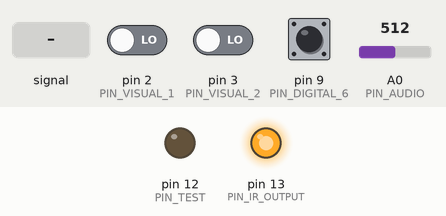
Simulated run of this sketch. Board: Arduino Uno, built for the host (arithmetic inside an expression is 32-bit, double 64-bit). On the bench: output pins drawn as LEDs (lit = HIGH). Dashed ring = blinking. Inputs (shaded band) come from the test bench; at power-on: pin 2 (PIN_VISUAL_1) LOW, pin 3 (PIN_VISUAL_2) LOW, pin 9 (PIN_DIGITAL_6) HIGH, A0 (PIN_AUDIO) = 512. What the sketch prints to the serial monitor is not drawn.

Above: at 1.2 s.
1.3 s: A0 (PIN_AUDIO) fed a 200 Hz sine of ±81 counts around its level
At 2.5 s:
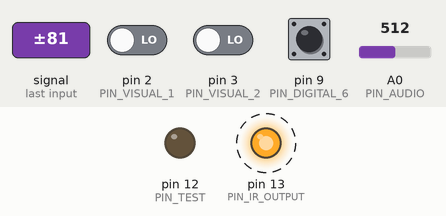
2.9 s: pin 2 (PIN_VISUAL_1) driven HIGH
Timing chart, 0 to 10.8 s (numbered marks = the images above; inputs shaded):
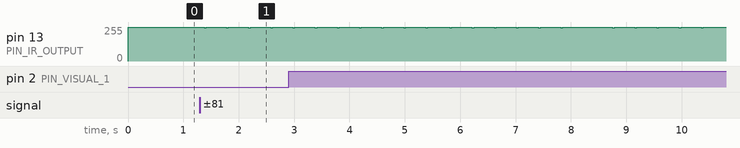

Measured:
- after the input at 1.3 s, pin 13 (PIN_IR_OUTPUT): alternates 255/255 for 0.36 s and 249/255 for 0.04 s, starting after 0.07 s

The sketch:

tx.ino
```cpp
#define DEBUG_MODE 1

// Define the pins
#define PIN_AUDIO                     A0
#define PIN_VISUAL_1                  2
#define PIN_VISUAL_2                  3
#define PIN_DIGITAL_1                 4
#define PIN_DIGITAL_2                 5
#define PIN_DIGITAL_3                  6
#define PIN_DIGITAL_4                 7
#define PIN_DIGITAL_5                 8
#define PIN_DIGITAL_6                 9
#define PIN_DIGITAL_7                 10
#define PIN_DIGITAL_8                 11
#define PIN_TEST                      12
#define PIN_IR_OUTPUT                 13

// Define the interrupts
#define ITR_VISUAL_1                  0
#define ITR_VISUAL_2                  1

// Define the audio parameters
#define ANAREF              511           // Analogue reference which corresponds to 2.5V (half of the power supply rail)
#define ANATH               560           // Analogue amplitude threshold
#define BUFSIZE             300           // Buffer size of the analogue samples
int audio_buffer[BUFSIZE];                // Buffer to store the analogue samples

// Define the ADC prescaler value
// Fadc = 16M/PS_xx. E.g. Fadc = 16M/PS_32 = 500,000 Hz
// Fsamp = Fadc/13.  E.g. Fsamp = 500,000/13 = 38 ksa/s, Tsamp = 26 us
const uint8_t PS_16 = (1 << ADPS2);
const uint8_t PS_32 = (1 << ADPS2) | (1 << ADPS0);
const uint8_t PS_64 = (1 << ADPS2) | (1 << ADPS1);
const uint8_t PS_128 = (1 << ADPS2) | (1 << ADPS1) | (1 << ADPS0);

// Define the visual parameters
uint8_t visual_marker[2] = {100, 200};

// Define the digital input parameters
uint8_t digital_curr[8] = {HIGH, HIGH, HIGH, HIGH, HIGH, HIGH, HIGH, HIGH};
uint8_t digital_prev[8] = {HIGH, HIGH, HIGH, HIGH, HIGH, HIGH, HIGH, HIGH};
uint8_t digital_marker[8] = {40, 70, 100, 130, 160, 190, 220, 250};

// Define the output parameters
#define IRFrequency           38000        // The IR emitter is operating at 38 kHz
// Settings for achieving a bit duration of 0.5 ms
#define IRDurationMicro      250           // Ideal value = 500 ms
#define NUMCOUNT             40            // Ideal value = 38 (where 76 == 1 ms)

int outPulse = LOW;                        // Status of the output pulse at pin 13
volatile int toggleCount = 0;

// Define the switch modes
#define AUDIO_MODE_LEVEL      256
#define DIGITAL_MODE_LEVEL    512
#define SERIAL_MODE_LEVEL     768
#define INPUT_MODE_DEV        128

// Declare the variable type: InputTriggerMode and the functions associated with the variable type.
// If the function declaration is not included here, the compiler will return an error: InputTriggerMode does not name a type.
enum InputTriggerMode { AUDIO_INPUT, DIGITAL_INPUT, SERIAL_INPUT };
InputTriggerMode trigger_mode;
// Declare functions related to InputTriggerMode
InputTriggerMode read_trigger_mode();

// Define the variables to store the time when a stimulus is detected
// so that we can ignore any trailing part of the stimulus (ringing or bouncing)
uint32_t test_detected = 0;
const uint32_t test_wait = 500;
uint32_t audio_detected = 0;
const uint32_t audio_wait = 500;

uint8_t visual_on = 0;
uint32_t visual_detected = 0;
const uint32_t visual_wait = 500;


void setup()
{
  Serial.begin(115200);
  output_init();
  digital_init();
  visual_init();
  //  pinMode(PIN_DIGITAL_6, INPUT_PULLUP);
  audio_init();
  Setup_timer2();
}

void loop()
{

  // Check if the momentary button attached to pin D9 was depressed (pulled to LOW)
  // D9 is designated as PIN_DIGITAL_6
  // If the button is pressed, send 100 to the IR LED
  if ((digitalRead(PIN_DIGITAL_6) == LOW) && ((millis() - test_detected) > test_wait))
  {
    Serial.println("TEST");
    writeToIR(100);
    test_detected = millis();
  }

  //  if (Serial.available())
  //  {
  //    run_serial_handler();
  //  }

  run_visual();
  run_audio();
  //  run_digital();

  /*
    //**** PERHAPS THE TRIGGER MODE IS NOT NECESSARY - JUST COMBINE AUDIO AND DIGITAL
    //**** 8X DIGITALREAD TAKES 40 US - NOT ISSUE WITH AUDIO
    //**** AUDIO TAKES 10 MS FOR BUFFERING WHICH CAN BE ISSUE WITH DIGITAL BUT DIGITAL IS HARDLY USED.
    // Determine the input mode using the analogue input A1
    trigger_mode = read_trigger_mode();
    // Generate the pulse_width according to the stimulus type
    switch(trigger_mode)
    {
      case AUDIO_INPUT:
        run_audio();
        break;
      case DIGITAL_INPUT:
        run_digital();
        break;
    }
  */
}

InputTriggerMode read_trigger_mode()
{
  int inputModeRaw = analogRead(A1);                                   // Read the raw input mode from analogue input A1
  if ( abs(inputModeRaw - AUDIO_MODE_LEVEL) < INPUT_MODE_DEV )         // Check the input mode is audio mode
  {
    return AUDIO_INPUT;
  }
  else if ( abs(inputModeRaw - DIGITAL_MODE_LEVEL) < INPUT_MODE_DEV )  // Check the input mode is digital mode
  {
    return DIGITAL_INPUT;
  }
  else if ( abs(inputModeRaw - SERIAL_MODE_LEVEL) < INPUT_MODE_DEV )  // Check the input mode is serial mode
  {
    return SERIAL_INPUT;
  }
}

void visual_init()
{
  pinMode(PIN_VISUAL_1, INPUT);
  pinMode(PIN_VISUAL_2, INPUT);
  // Set the interrupt for the visual trigger
  attachInterrupt(ITR_VISUAL_1, visual_1_handler, CHANGE);
  attachInterrupt(ITR_VISUAL_2, visual_2_handler, CHANGE);
}

void visual_1_handler()
{
  //  Serial.println("Visual 1");
  visual_on = 1;
#if DEBUG_MODE == 1
  Serial.println("Visual 1");
#endif
}
void visual_2_handler()
{
  //  Serial.println("Visual 2");
  visual_on = 2;
#if DEBUG_MODE == 1
  Serial.println("Visual 2");
#endif
}

void run_visual()
{
  if ((visual_on > 0) && ((millis() - visual_detected) > visual_wait))
  {
    writeToIR(visual_marker[visual_on - 1]);
    visual_detected = millis();
    visual_on = 0;
  }
}
void audio_init()
{
  // Initialise the ADC
  pinMode(PIN_AUDIO, INPUT);
  ADCSRA &= ~PS_128;  // remove bits set by Arduino library
  ADCSRA |= PS_32;    // set our own prescaler to 32 -> 31,250 sps (Tsamp = 32us)
  // Initialise the ADC buffer
  for (int i = 0; i < BUFSIZE; ++i)
  {
    audio_buffer[i] = 0;
  }
}

void run_audio()
{
  if ((millis() - audio_detected) > audio_wait)
  {
    // Store the most recent sample to the buffer
    //#if DEBUG_MODE == 1
    //  unsigned long ts = micros();
    //#endif
    audio_buffer[0] = analogRead(A0);
    //#if DEBUG_MODE == 1
    //  unsigned long tf = micros();
    //  Serial.println(tf-ts);
    //    Serial.println(audio_buffer[0]);
    //#endif
    // Check if the amplitude exceeds the threshold.
    // If so, an audio tone has been detected and it will start acquiring a frame of samples for analysis.
    if (audio_buffer[0] > ANATH)
    {
      //digitalWrite(testPin, HIGH);
      byte num_cross = 0;
      // Fill the buffer with the samples
      for (int n = 1; n < BUFSIZE; ++n)
      {
        audio_buffer[n] = analogRead(A0);
        // Analyse the samples to determine the type of tones
        // Evaluate the number of times the signal crosses the analogue reference as an estimate to the frequency.
        // Only use positive-going edge.
        // Assume that the sampling rate is 10 ksamp/sec. Hence 1kHz tone should have 10 positive-going edge.
        // In practice, 12 edges were returned for 1kHz tone and 14 edges for 1.2kHz.
        if ((audio_buffer[n] >= ANAREF) && (audio_buffer[n - 1] < ANAREF))
        {
          ++num_cross;
          //#if DEBUG_MODE == 1
          //    Serial.print("X: "); Serial.println(num_cross);
          //#endif
        }
      }
      //digitalWrite(testPin, LOW);
      // Return the pulse width value based on the number of oscillations
      writeToIR(num_cross * 10);
#if DEBUG_MODE == 1
      Serial.print("Marker: "); Serial.println(num_cross * 10);
#endif
      audio_detected = millis();
    }
  }
}


void run_serial_handler(void)
{
  read_from_serial_port();
  if (valid_serial_command())
  {
    // Read the command and parameters
    // Execute the command
  }
  else if (valid_number_from_serial())
  {
    // Write the number to the IR output
  }

}
void read_from_serial_port()
{
}

boolean valid_serial_command()
{
}
boolean valid_number_from_serial()
{
}

void output_init()
{
  pinMode(PIN_TEST, OUTPUT);
  pinMode(PIN_IR_OUTPUT, OUTPUT);
}
void digital_init()
{
  pinMode(PIN_DIGITAL_1, INPUT_PULLUP);
  pinMode(PIN_DIGITAL_2, INPUT_PULLUP);
  pinMode(PIN_DIGITAL_3, INPUT_PULLUP);
  pinMode(PIN_DIGITAL_4, INPUT_PULLUP);
  pinMode(PIN_DIGITAL_5, INPUT_PULLUP);
  pinMode(PIN_DIGITAL_6, INPUT_PULLUP);
  pinMode(PIN_DIGITAL_7, INPUT_PULLUP);
  pinMode(PIN_DIGITAL_8, INPUT_PULLUP);
}
void run_digital()
{
  digital_curr[0] = digitalRead(PIN_DIGITAL_1);
  digital_curr[1] = digitalRead(PIN_DIGITAL_2);
  digital_curr[2] = digitalRead(PIN_DIGITAL_3);
  digital_curr[3] = digitalRead(PIN_DIGITAL_4);
  digital_curr[4] = digitalRead(PIN_DIGITAL_5);
  digital_curr[5] = digitalRead(PIN_DIGITAL_6);
  digital_curr[6] = digitalRead(PIN_DIGITAL_7);
  digital_curr[7] = digitalRead(PIN_DIGITAL_8);

  for (int i = 0; i < 8; ++i)
  {
    if ((digital_curr[i] == LOW) && (digital_prev[i] == HIGH))
    {
      writeToIR(digital_marker[i]);
    }
  }

  for (int i = 0; i < 8; ++i)
    digital_prev[i] = digital_curr[i];
}

/*
** writeToIREmitter sends a byte of data to the IR emitter.
** The LSB is sent out first.
** Bit 0 switches on the IR emitter while bit 1 switches it off. (active low)
** The duration of each bit is 3 ms.
** The start and stop bits are 0.
*/
void writeToIR(byte data)
{
  // Write the start bit = 0 -> IR emitter ON
  // The ISR is called every 13 us.
  // If the duration is 3 ms and the signal period is 26 us, there must be 115 pulses.
  // Therefore the number of toggles is 115*2 = 230.
  IRon();

  // Write the data bits
  for (int i = 0; i < 8; ++i)
  {
    if ((data & 0x01) == true)
    {
      IRoff();
    }
    else
    {
      IRon();
    }
    data >>= 1;
  }

  // Write the stop bit = 0
  //  IRon();
}

/*
** Switches on the IR emitter. The duration is determined by toggleCount.
*/
void IRon()
{
  toggleCount = NUMCOUNT;
  while (toggleCount > 0);
}

/*
** Switches off the IR emitter by setting toggleCount to zero and using delay(IRDuration).
*/
void IRoff()
{
  toggleCount = 0;
  delayMicroseconds(IRDurationMicro);
  //  delay(IRDuration);
}
```

irpulse.ino
```cpp
/*
** Transmitter unit
*/

#define set_bit(sfr, bit) (sfr |= (1 << bit))
#define clear_bit(sfr, bit) (sfr &= ~(1 << bit))

//#define intCallPin    8     // Pin for checking interrupt call
//#define outTimerPin   11    // Pin of the timer output
#define outPulsePin   13    // Pin of the output pulse

boolean output_transition = false;

/******************************************************************************************************************
** Definition of Setup_timer2() function
** The clock prescaler is set to 8.
** The waveform generation mode is set to CTC.
** According to the datasheet (page 148), fOC2A = fclk / (2*N*(1+OCR2A)
** where N is the prescaler and OCR2A the counter limit.
** The counter clock frequency is 16MHz/8 = 2 MHz. (Prescaler = 8)
** The corresponding clock period is then 0.5 us.
** The desired signal frequency is 38 kHz and the corresponding period is 26 us.
** Then the toggle period needs to be 13 us which is the interval of the ISR call.
** Therefore, OCR2A must be 13/0.5 - 1 = 25.
** This resets the counter every (25+1)*0.6 = 13 us.
**
** Another option:
** The counter clock frequency is 16 MHz (Prescaler = 1).
** The corresponding clock period is then 1/16 us.
** In order to set the toggle period to 13 us, the counter must reset when it reaches 13*16-1 = 207.
** Therefore OCR2A is set to 207.
**
******************************************************************************************************************/
void Setup_timer2() {

//  pinMode(intCallPin, OUTPUT);
//  pinMode(outTimerPin, OUTPUT);
  pinMode(outPulsePin, OUTPUT);

  outPulse = LOW;
  toggleCount = 0;

  // Set the prescaler to 8
  // Set CS22:0 = b010
  // Set the prescaler to 1 -> CSS2:0 = b001
//  clear_bit (TCCR2B, CS20);
//  set_bit (TCCR2B, CS21);
//  clear_bit (TCCR2B, CS22);
  set_bit (TCCR2B, CS20);
  clear_bit (TCCR2B, CS21);
  clear_bit (TCCR2B, CS22);

  // CTC timer operation
  // Compare Output Mode = Toggle OC2A on Compare Match for non-PWM mode
  // Set COM2A1:0 = b01
  set_bit (TCCR2A, COM2A0);
  clear_bit (TCCR2A, COM2A1);
  clear_bit (TCCR2A, COM2B0);
  clear_bit (TCCR2A, COM2B1);

  // Waveform Generation Mode = CTC
  // Set WGM22:0 = b010
  clear_bit (TCCR2A, WGM20);
  set_bit (TCCR2A, WGM21);
  clear_bit (TCCR2B, WGM22);

  // Set the counter limit
//  OCR2A = 25;
  OCR2A = 207;

  // Turn on timer2
  set_bit (TIMSK2, OCIE2A);
}

/******************************************************************************************************************
** Definition of the Output Compare Match A Interrupt subroutine of Timer2
** The routine is called every 13 us given the timer configuration above.
** In practice, the ISR is called eery 18 us.
** Hence, the OCR2A needs to be adjusted from 25 to 20.
** Refer to http://www.nongnu.org/avr-libc/user-manual/group__avr__interrupts.html for a list of interrupt vectors
******************************************************************************************************************/
ISR(TIMER2_COMPA_vect)
{
  // The interrupt subroutine does not need to do anything
  // The output at intCallPin is set to HIGH and LOW so that we can observe
  // the interrupt call on the oscilloscope.
//  digitalWrite(intCallPin, HIGH);

  if (toggleCount > 0)
  {
    outPulse ^= HIGH;
    --toggleCount;
    digitalWrite(outPulsePin, outPulse);
    output_transition = false;
  }
  else
  {
    if (output_transition == false)
    {
      digitalWrite(outPulsePin, HIGH);
      output_transition = true;
    }
  }

//  digitalWrite(intCallPin, LOW);
}
```
